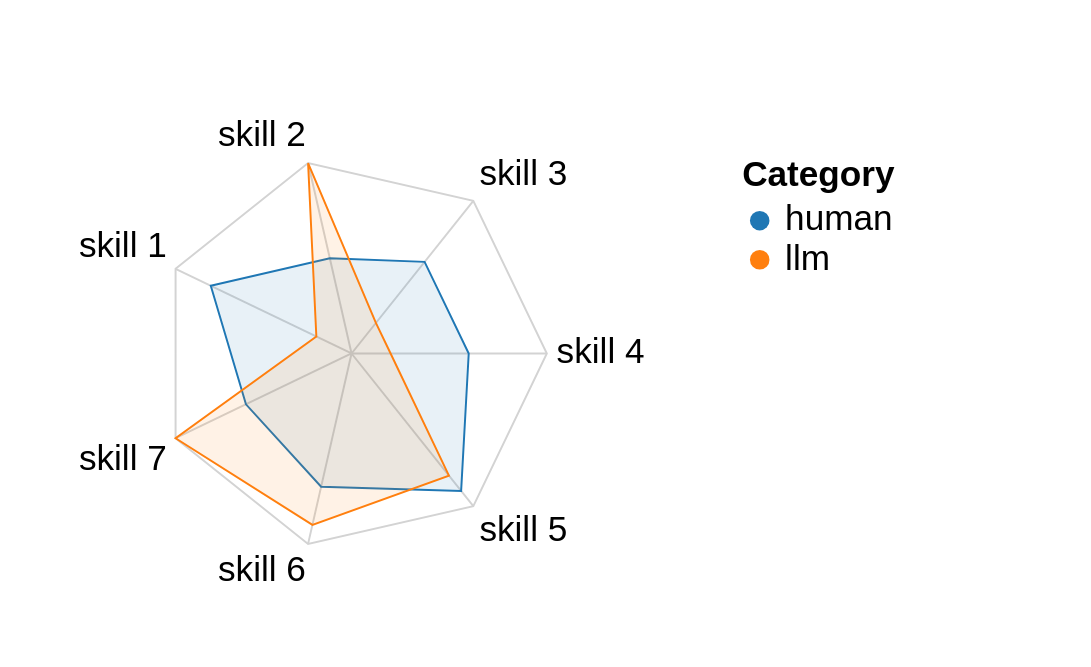

Express this chart as Vega-Lite.
### Vega specification from a JSON file in a GitHub repository (floating-point values rounded to 4 significant figures)
{"$schema": "https://vega.github.io/schema/vega/v5.json", "description": "A radar chart example, showing multiple dimensions in a radial layout.", "width": 200, "height": 200, "padding": {"top": 60, "left": 40, "right": 100, "bottom": 40}, "autosize": "pad", "signals": [{"name": "radius", "update": "min(width, height) / 2"}], "data": [{"name": "table", "values": [{"key": "skill 1", "value": 8, "category": "human"}, {"key": "skill 2", "value": 5, "category": "human"}, {"key": "skill 3", "value": 6, "category": "human"}, {"key": "skill 4", "value": 6, "category": "human"}, {"key": "skill 5", "value": 9, "category": "human"}, {"key": "skill 6", "value": 7, "category": "human"}, {"key": "skill 7", "value": 6, "category": "human"}, {"key": "skill 1", "value": 2, "category": "llm"}, {"key": "skill 2", "value": 10, "category": "llm"}, {"key": "skill 3", "value": 2, "category": "llm"}, {"key": "skill 4", "value": 2, "category": "llm"}, {"key": "skill 5", "value": 8, "category": "llm"}, {"key": "skill 6", "value": 9, "category": "llm"}, {"key": "skill 7", "value": 10, "category": "llm"}]}, {"name": "keys", "source": "table", "transform": [{"type": "aggregate", "groupby": ["key"]}]}], "scales": [{"name": "angular", "type": "point", "range": {"signal": "[-PI, PI]"}, "padding": 0.5, "domain": {"data": "table", "field": "key"}}, {"name": "radial", "type": "linear", "range": {"signal": "[0, radius]"}, "zero": true, "nice": false, "domain": {"data": "table", "field": "value"}, "domainMin": 0}, {"name": "color", "type": "ordinal", "domain": ["human", "llm"], "range": {"scheme": "category10"}}], "legends": [{"fill": "color", "title": "Category", "orient": "right", "offset": 100, "encode": {"symbols": {"enter": {"shape": {"value": "circle"}, "size": {"value": 100}}}, "labels": {"update": {"fontSize": {"value": 18}}}, "title": {"update": {"fontSize": {"value": 18}}}}}], "marks": [{"type": "group", "name": "categories", "zindex": 1, "from": {"facet": {"data": "table", "name": "facet", "groupby": ["category"]}}, "encode": {"enter": {"x": {"signal": "width / 2"}, "y": {"signal": "height / 2"}}}, "marks": [{"type": "line", "name": "category-line", "from": {"data": "facet"}, "encode": {"enter": {"interpolate": {"value": "linear-closed"}, "x": {"signal": "scale('radial', datum.value) * cos(scale('angular', datum.key))"}, "y": {"signal": "scale('radial', datum.value) * sin(scale('angular', datum.key))"}, "stroke": {"scale": "color", "field": "category"}, "strokeWidth": {"value": 1}, "fill": {"scale": "color", "field": "category"}, "fillOpacity": {"value": 0.1}}}}]}, {"type": "rule", "name": "radial-grid", "from": {"data": "keys"}, "zindex": 0, "encode": {"enter": {"x": {"signal": "width / 2"}, "y": {"signal": "height / 2"}, "x2": {"signal": "width / 2 + radius * cos(scale('angular', datum.key))"}, "y2": {"signal": "height / 2 + radius * sin(scale('angular', datum.key))"}, "stroke": {"value": "lightgray"}, "strokeWidth": {"value": 1}}}}, {"type": "text", "name": "key-label", "from": {"data": "keys"}, "zindex": 1, "encode": {"enter": {"x": {"signal": "width / 2 + (radius + 5) * cos(scale('angular', datum.key))"}, "y": {"signal": "height / 2 + (radius + 5) * sin(scale('angular', datum.key))"}, "text": {"field": "key"}, "align": [{"test": "abs(scale('angular', datum.key)) > PI / 2", "value": "right"}, {"value": "left"}], "baseline": [{"test": "scale('angular', datum.key) > 0", "value": "top"}, {"test": "scale('angular', datum.key) == 0", "value": "middle"}, {"value": "bottom"}], "fill": {"value": "black"}, "fontSize": {"value": 18}}}}, {"type": "line", "name": "outer-line", "from": {"data": "radial-grid"}, "encode": {"enter": {"interpolate": {"value": "linear-closed"}, "x": {"field": "x2"}, "y": {"field": "y2"}, "stroke": {"value": "lightgray"}, "strokeWidth": {"value": 1}}}}]}
